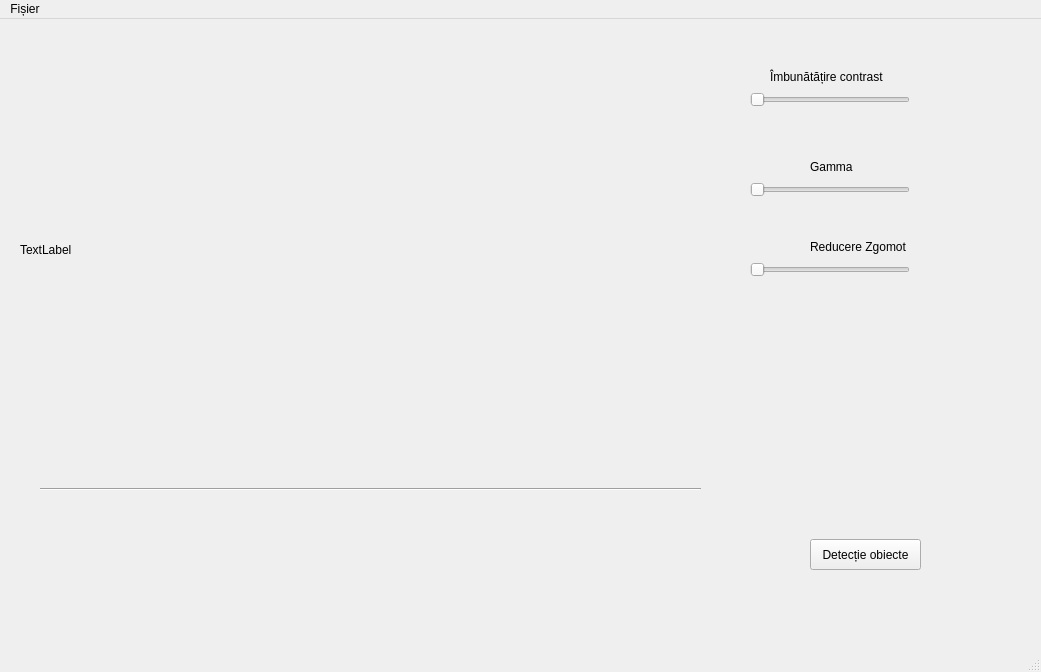
<?xml version="1.0" encoding="UTF-8"?>
<ui version="4.0">
 <class>MainWindow</class>
 <widget class="QMainWindow" name="MainWindow">
  <property name="enabled">
   <bool>true</bool>
  </property>
  <property name="geometry">
   <rect>
    <x>0</x>
    <y>0</y>
    <width>1041</width>
    <height>672</height>
   </rect>
  </property>
  <property name="windowTitle">
   <string>DeepFrame</string>
  </property>
  <widget class="QWidget" name="centralwidget">
   <widget class="Line" name="line">
    <property name="geometry">
     <rect>
      <x>40</x>
      <y>460</y>
      <width>661</width>
      <height>21</height>
     </rect>
    </property>
    <property name="orientation">
     <enum>Qt::Horizontal</enum>
    </property>
   </widget>
   <widget class="QSlider" name="noiseReductionSlider">
    <property name="geometry">
     <rect>
      <x>750</x>
      <y>240</y>
      <width>160</width>
      <height>22</height>
     </rect>
    </property>
    <property name="orientation">
     <enum>Qt::Horizontal</enum>
    </property>
    <property name="minimum">
     <number>1</number>
    </property>
    <property name="maximum">
     <number>10</number>
    </property>
    <property name="singleStep">
     <number>1</number>
    </property>
   </widget>
   <widget class="QLabel" name="noiseReductionLabel">
    <property name="geometry">
     <rect>
      <x>810</x>
      <y>220</y>
      <width>100</width>
      <height>16</height>
     </rect>
    </property>
    <property name="text">
     <string>Reducere Zgomot</string>
    </property>
   </widget>
   <widget class="QSlider" name="contrastSlider">
    <property name="geometry">
     <rect>
      <x>750</x>
      <y>70</y>
      <width>160</width>
      <height>22</height>
     </rect>
    </property>
    <property name="orientation">
     <enum>Qt::Horizontal</enum>
    </property>
   </widget>
   <widget class="QLabel" name="label">
    <property name="geometry">
     <rect>
      <x>770</x>
      <y>50</y>
      <width>141</width>
      <height>16</height>
     </rect>
    </property>
    <property name="text">
     <string>Îmbunătățire contrast</string>
    </property>
   </widget>
   <widget class="QLabel" name="Imagine">
    <property name="geometry">
     <rect>
      <x>20</x>
      <y>10</y>
      <width>681</width>
      <height>441</height>
     </rect>
    </property>
    <property name="text">
     <string>TextLabel</string>
    </property>
   </widget>
   <widget class="QPushButton" name="DetectButton">
    <property name="geometry">
     <rect>
      <x>810</x>
      <y>520</y>
      <width>111</width>
      <height>31</height>
     </rect>
    </property>
    <property name="text">
     <string>Detecție obiecte</string>
    </property>
   </widget>
   <widget class="QSlider" name="GammaSlider">
    <property name="geometry">
     <rect>
      <x>750</x>
      <y>160</y>
      <width>160</width>
      <height>22</height>
     </rect>
    </property>
    <property name="orientation">
     <enum>Qt::Horizontal</enum>
    </property>
   </widget>
   <widget class="QLabel" name="GammaLabel">
    <property name="geometry">
     <rect>
      <x>810</x>
      <y>140</y>
      <width>55</width>
      <height>16</height>
     </rect>
    </property>
    <property name="text">
     <string>Gamma</string>
    </property>
   </widget>
   <zorder>contrastSlider</zorder>
   <zorder>label</zorder>
   <zorder>line</zorder>
   <zorder>Imagine</zorder>
   <zorder>DetectButton</zorder>
   <zorder>GammaSlider</zorder>
   <zorder>GammaLabel</zorder>
   <zorder>noiseReductionSlider</zorder>
   <zorder>noiseReductionLabel</zorder>
  </widget>
  <widget class="QMenuBar" name="menubar">
   <property name="geometry">
    <rect>
     <x>0</x>
     <y>0</y>
     <width>1041</width>
     <height>26</height>
    </rect>
   </property>
   <widget class="QMenu" name="menuFile">
    <property name="title">
     <string>Fișier</string>
    </property>
    <addaction name="actionNou"/>
    <addaction name="action_terge"/>
   </widget>
   <addaction name="menuFile"/>
  </widget>
  <widget class="QStatusBar" name="statusbar"/>
  <action name="actionNou">
   <property name="text">
    <string>Nou</string>
   </property>
  </action>
  <action name="action_terge">
   <property name="text">
    <string>Șterge fișierul</string>
   </property>
  </action>
 </widget>
 <resources/>
 <connections>
  <connection>
   <sender>contrastSlider</sender>
   <signal>valueChanged(int)</signal>
   <receiver>Imagine</receiver>
   <slot>setNum(int)</slot>
   <hints>
    <hint type="sourcelabel">
     <x>751</x>
     <y>116</y>
    </hint>
    <hint type="destinationlabel">
     <x>626</x>
     <y>185</y>
    </hint>
   </hints>
  </connection>
  <connection>
   <sender>menubar</sender>
   <signal>customContextMenuRequested(QPoint)</signal>
   <receiver>Imagine</receiver>
   <slot>clear()</slot>
   <hints>
    <hint type="sourcelabel">
     <x>25</x>
     <y>18</y>
    </hint>
    <hint type="destinationlabel">
     <x>29</x>
     <y>72</y>
    </hint>
   </hints>
  </connection>
 </connections>
</ui>
